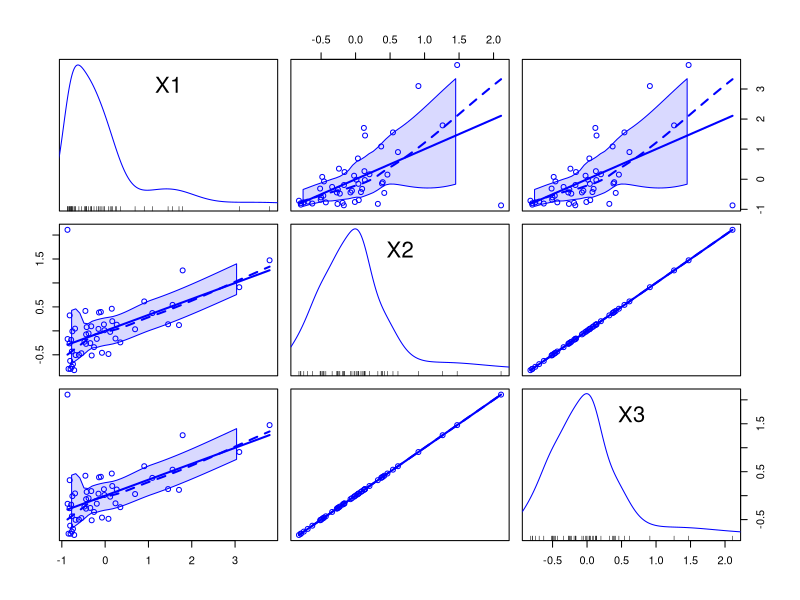
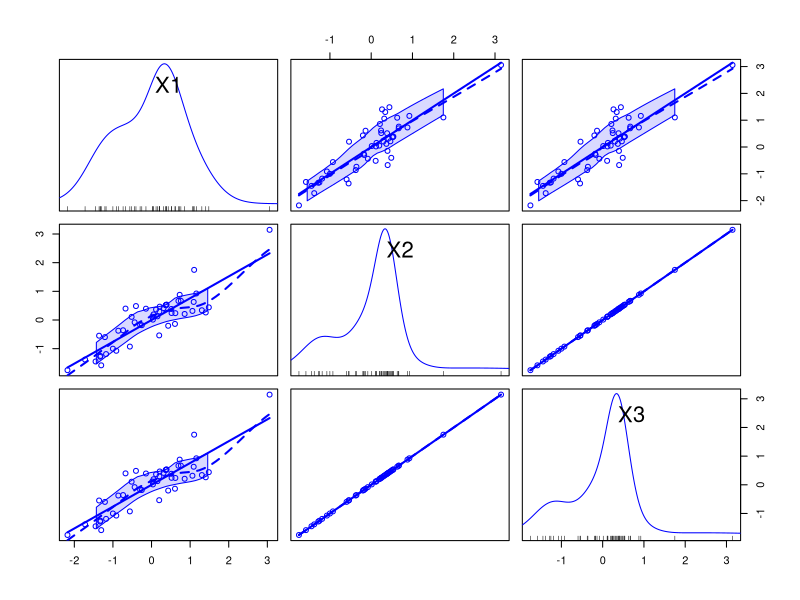
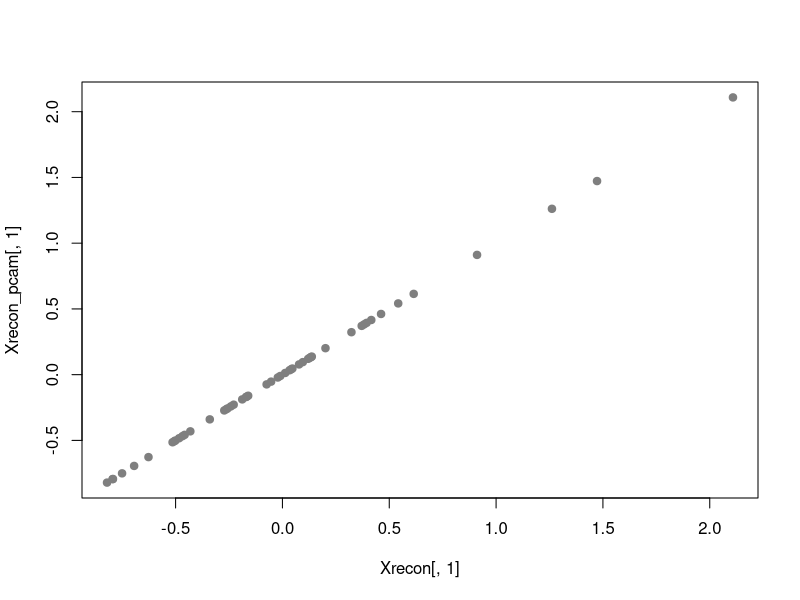
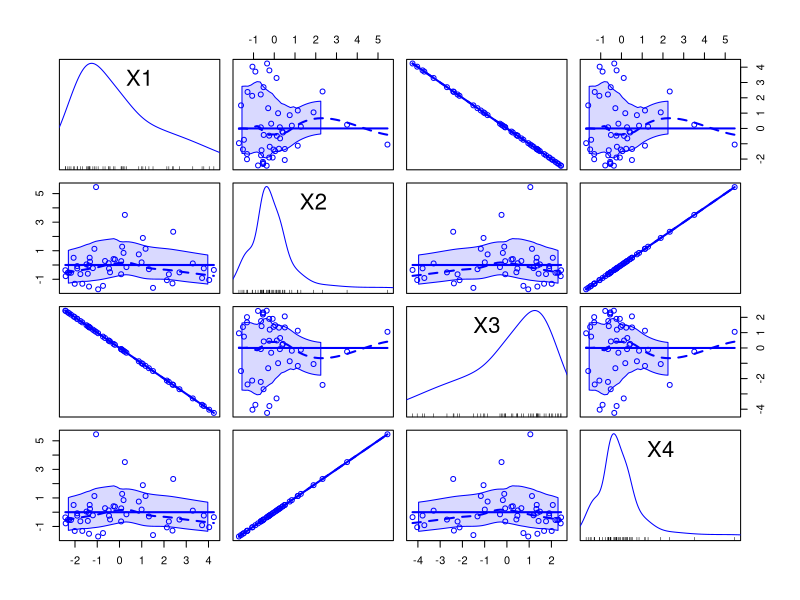

Reproduce these figures in R, in order.
# ----------------------------------------------------------------------------------#
# The following is an EM algorithm for probabilistic principal components analysis. #
# Based on Tipping and Bishop, 1999, and also Murphy 2012 Probabilistic ML.  See    #
# also ModelFitting/EM Examples/EM for pca.R                                        #
# ----------------------------------------------------------------------------------#

#####################
### Main Function ###
#####################

PPCAEM = function(X, nComp=2, tol=.00001, maxits=100, showits=T){
  # Arguments X: numeric data, nComp: number of components
  # tol = tolerance level, maxits: maximum iterations, showits: show iterations
  require(pracma) # for orthonormal basis of W; pcaMethods package has also
  require(psych)  # for tr
  
  # starting points and other initializations
  N = nrow(X)
  D = ncol(X)
  L = nComp

  S = (1/N) * t(X)%*%X
  evals = eigen(S)$values
  evecs = eigen(S)$vectors

  V = evecs[,1:L]
  Lambda = diag(evals[1:L])
  
  Z = t(replicate(L, rnorm(N)))                                    # latent variables
  sigma2 = 1/(D-L) * sum(evals[(L+1):D])                           # variance; average variance associated with discarded dimensions
  W = V %*% chol(Lambda-sigma2*diag(L)) %*% diag(L)                # loadings; this and sigma2 starting points will be near final estimate

  it = 0
  converged = FALSE
  ll = 0
  
  if (showits)                                                     # Show iterations
    cat(paste("Iterations of EM:", "\n"))
  while ((!converged) & (it < maxits)) {                           
    # create 'old' values for comparison
    if(exists('W.new')){
      W.old = W.new
    }
    else {
      W.old = W
    }
    
    ll.old = ll
    
    Psi = sigma2*diag(L)
    M = t(W.old) %*% W.old + Psi
    
    W.new = S%*%W.old%*%solve(Psi + solve(M)%*%t(W.old)%*%S%*%W.old)   # E and M 
    sigma2 = 1/D * tr(S - S%*%W.old%*%solve(M)%*%t(W.new))

    Z = solve(M)%*%t(W.new)%*%t(X)
    ZZ = sigma2*solve(M) + Z%*%t(Z)
    
    # log likelihood as in paper
#     ll = .5*sigma2*D + .5*tr(ZZ) + .5*sigma2 * X%*%t(X) -
#          1/sigma2 * t(Z)%*%t(W.new)%*%t(X) + .5*sigma2 * tr(t(W.new)%*%W.new%*%ZZ)
#     ll = -sum(ll)
    
    # more straightforward
    ll = dnorm(X, mean=t(W.new%*%Z), sd=sqrt(sigma2), log=T)
    ll = -sum(ll)

    it = it + 1
    if (showits & (it == 1 | it%%5 == 0))                          # if showits, show first and every 5th iteration
      cat(paste(format(it), "...", "\n", sep = ""))
    converged = max(abs(ll.old-ll)) <= tol
  }
  
  W = orth(W.new)
  evs = eigen(cov(X %*% W))
  evecs = evs$vectors
  
  W = W %*% evecs
  Z = X %*% W
  Xrecon = Z %*% t(W)
  reconerr = sum((Xrecon-X)^2)
  
  if (showits)                                                     # Show last iteration
    cat(paste0(format(it), "...", "\n"))
  
  return(list(scores=Z, loadings=W, Xrecon=Xrecon, reconerr = reconerr, ll=ll, sigma2=sigma2))
}



###############
### Example ###
###############

### Get data and run
# state.x77 is the data; various state demographics
X = scale(state.x77)
outEM = PPCAEM(X=X, nComp=2, tol=1e-12, maxit=100)
outEM  

# Examine reconstructed values vs. original
Xrecon = outEM$Xrecon
mean((Xrecon-X)^2)  


#################################################
### compare results to output from pcaMethods ###
#################################################

# note that signs for loadings/scores may be opposite
library(pcaMethods)
outpcam = ppca(X, nPcs=2, threshold=1e-8)

# compare loadings and scores
round(cbind(loadings(outpcam), outEM$loadings), 3)
sum((abs(loadings(outpcam))-abs(outEM$loadings))^2)
abs(round(cbind(scores(outpcam), outEM$scores), 2))
# abs(scores(outpcam)) - abs(scores(pca(X,n=2))) # ppca is pretty close to reproducing pca

# compare reconstructed data sets
Xrecon_pcam = scores(outpcam) %*% t(loadings(outpcam))
mean((Xrecon_pcam-X)^2)
mean(abs(Xrecon_pcam-Xrecon))

# plots
library(car)
scatterplotMatrix(cbind(X[,1],Xrecon[,1], Xrecon_pcam[,1]))
scatterplotMatrix(cbind(X[,2],Xrecon[,2], Xrecon_pcam[,2]))

plot(Xrecon[,1], Xrecon_pcam[,1], pch=19, col='gray50')

scatterplotMatrix(cbind(outEM$scores, outpcam@scores) )
